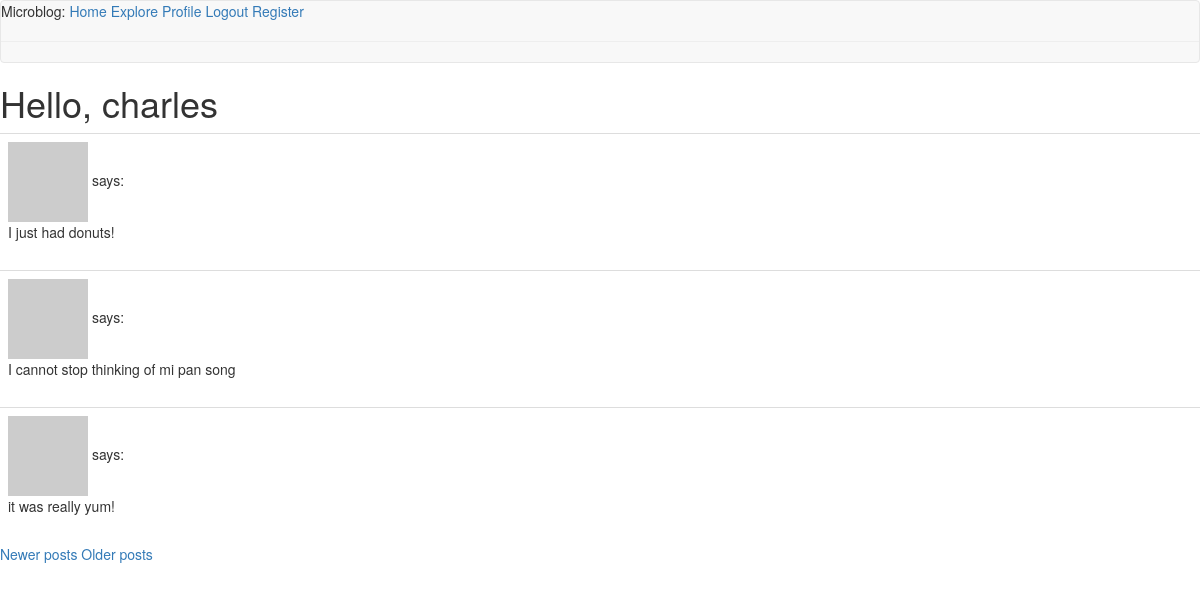
Screenshot of /explore?page=2 (signed in) with the database file from the repository.
### app/models.py (models this page shows, shortened)
class User(UserMixin, db.Model):
    id = db.Column(db.Integer, primary_key=True)
    username = db.Column(db.String(64), index=True, unique=True)
    email = db.Column(db.String(120), index=True, unique=True)
    password_hash = db.Column(db.String(128))
    posts = db.relationship('Post', backref='author', lazy='dynamic')
    about_me = db.Column(db.String(140))
    last_seen = db.Column(db.DateTime, default=datetime.utcnow)
    followed = db.relationship(
        'User', secondary=followers,
        primaryjoin=(followers.c.follower_id == id),
        secondaryjoin=(followers.c.followed_id == id),
        backref=db.backref('followers', lazy='dynamic'), lazy='dynamic')
    def avatar(self, size):
        digest = md5(self.email.lower().encode('utf-8')).hexdigest()
        return 'https://www.gravatar.com/avatar/{}?d=identicon&s={}'.format(
            digest, size)

class Post(db.Model):
    id = db.Column(db.Integer, primary_key=True)
    body = db.Column(db.String(140))
    timestamp = db.Column(db.DateTime, index=True, default=datetime.utcnow)
    user_id = db.Column(db.Integer, db.ForeignKey('user.id'))

### app/routes.py (the view)
@app.route('/explore')
@login_required
def explore():
    page = request.args.get('page', 1, type=int)
    posts = Post.query.order_by(Post.timestamp.desc()).paginate(page, app.config['POSTS_PER_PAGE'], False)
    next_url = url_for('explore', page=posts.next_num) if posts.has_next else None
    prev_url = url_for('explore', page=posts.prev_num) if posts.has_prev else None
    return render_template('index.html', title='Explore', posts=posts.items, next_url=next_url, prev_url=prev_url)

### app/models.py (called while the page is built)
@login.user_loader
def load_user(id):
    return User.query.get(int(id))

### app/routes.py (called while the page is built)
@app.before_request
def before_request():
    if current_user.is_authenticated:
        current_user.last_seen = datetime.utcnow()
        db.session.commit()

### app/templates/index.html (shortened to what this page needs)
{% extends "base.html" %} {% block content %}
<h1>Hello, {{ current_user.username }}</h1>
 {% for post in posts %} {% include '_post.html' %} {% endfor %} {%
if prev_url %}
<a href="{{ prev_url }}">Newer posts</a>
{% endif %} {% if next_url %}
<a href="{{ next_url }}">Older posts</a>
{% endif %} {% endblock %}

### app/templates/_post.html
<table class="table table-hover">
  <tr>
    <td width="70px">
      <a href="{{ url_for('user', username=post.author.username) }}">
        <img src="{{ post.author.avatar(36) }}" />
      </a>
      says:
      <br />
      {{ post.body }}
    </td>
  </tr>
</table>

### rows the page displays
User: username "charles"
Post: body "I just had donuts!"
Post: body "I cannot stop thinking of mi pan song"
Post: body "it was really yum!"
